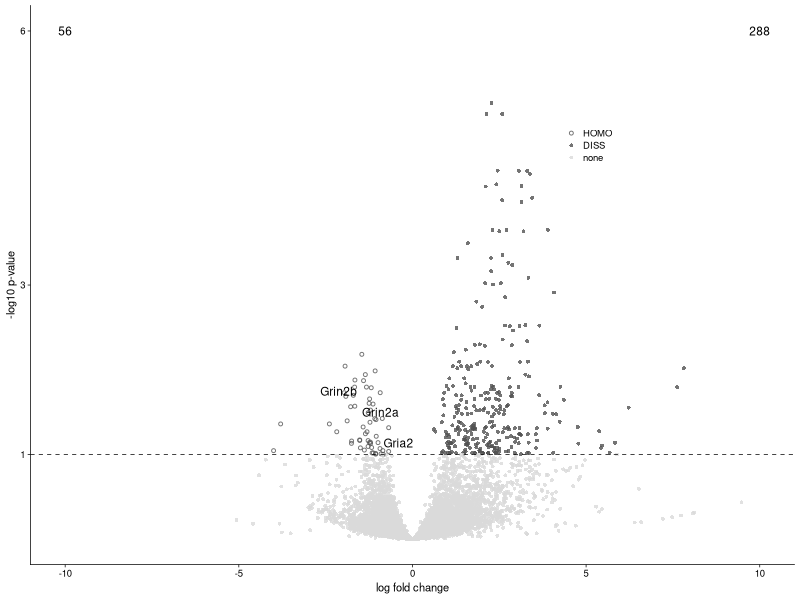
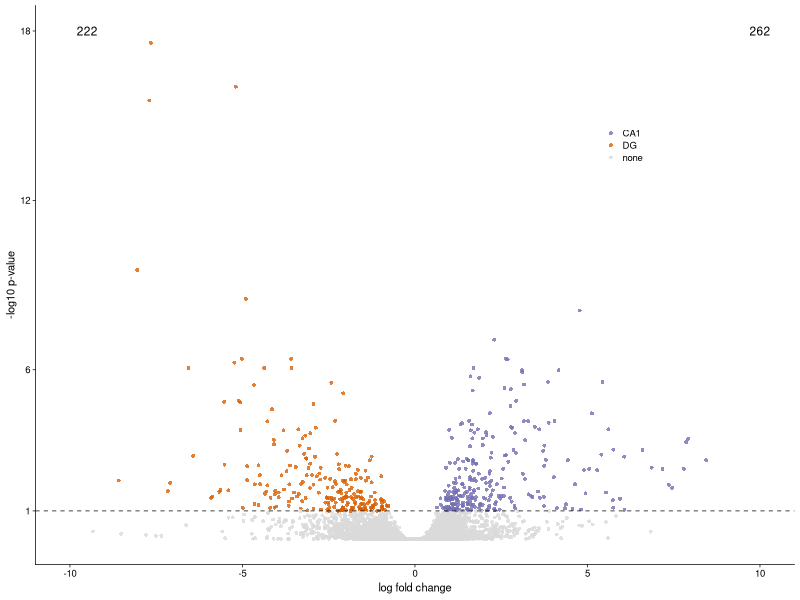
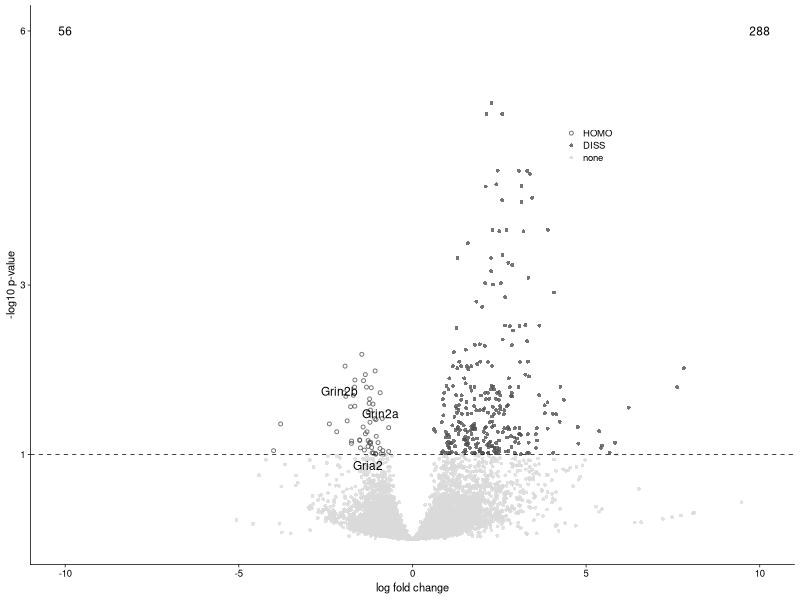
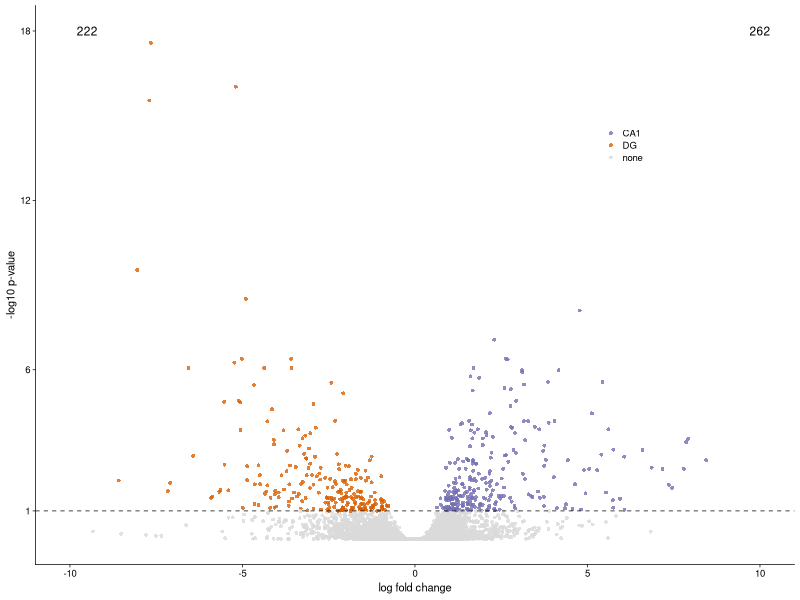

Generate these figures, in order, with R:
## ---- chunk 1
library(ggplot2)
library(cowplot)
library(dplyr)
library(ggrepel)
library(tidyverse)
#install.packages("ggrepel")
# set output file for figures 
knitr::opts_chunk$set(fig.path = '../figures/02_volcanoplots/')
## ---- chunk 2
# dissocation DEGes
dissociation <- read.csv("../results/01_dissociation_volcanoTreatment.csv", header = T, row.names = 1)

#set levels
dissociation$color <- factor(dissociation$color,
                             levels = c("HOMO", "DISS", "none"))

#set colors
dissociationcolor <-  c("HOMO" = "#525252", "DISS" = "#525252", "none" = "#d9d9d9")

# create list of candidate learning and memory genes
candidates <- dissociation %>%
  dplyr::filter(grepl('Ncs|Nsf|Gria|Grin|Grim|Dlg|Prkc|Camk2|Fmr1|Creb', gene)) %>%
  droplevels()
candidates <- candidates[,c(1)]
candidates

# subfield specific degs
subfield <- read.csv("../results/01_dissociation_volcanoCA1DG.csv", header = T, row.names = 1)

## ---- chunk 3
volcanoplot <- ggplot(dissociation, aes(x = lfc, y = pvalue)) + 
  geom_point(aes(color = factor(color), shape = factor(color)), 
             size = 1, alpha = 0.8, na.rm = T) + 
  theme_cowplot(font_size = 8, line_size = 0.25) +
    theme( legend.title = element_blank(),
        legend.position=c(.7,.75),
        panel.grid.minor=element_blank(),
        panel.grid.major=element_blank()) +
  scale_color_manual(values = dissociationcolor) +
  scale_x_continuous(name="log fold change",
                      limits = c(-10, 10)) +
  scale_y_continuous(name="-log10 p-value",
                     limits = c(0, 6),
                     breaks = c(1,3,6)) +
  geom_hline(yintercept = 1,  size = 0.25, linetype = 2 ) + 
  scale_shape_manual(values = c(1,16,16))  +
    
    geom_text_repel(data=filter(dissociation, gene %in% candidates & pvalue>1),
                    aes(label=gene), size = 3,
                    box.padding = unit(0.25, 'lines'),
                    point.padding = unit(0.5, 'lines'))  +
  
    annotate("text", label = "56", x = -10, y = 6, size = 3, color = "black") + 
    annotate("text", label = "288", x = 10, y = 6, size = 3, color = "black")
volcanoplot  

  
pdf(file = "../figures/02_volcanoplots/Treatment_volcano.pdf", width=2.5, height=2.25)
plot(volcanoplot)
dev.off()
## ---- chunk 4
volcanoplot2 <- ggplot(subfield, aes(x = lfc, y = pvalue)) + 
  geom_point(aes(color = factor(color), shape = factor(color)), 
             size = 1, alpha = 0.8, na.rm = T) + 
  theme_cowplot(font_size = 8, line_size = 0.25) +
  theme(legend.title=element_blank(),
        legend.position=c(.75,.75),
        panel.grid.minor=element_blank(),
        panel.grid.major=element_blank()) + 
  scale_color_manual(values = c("CA1" = "#7570b3",
                                "DG" = "#d95f02", 
                                "none" = "#d9d9d9")) +   
  scale_x_continuous(name="log fold change",
                     limits = c(-10, 10)) +
  scale_y_continuous(name="-log10 p-value",
                     limits = c(0, 18),
                     breaks = c(1,6,12,18)) +
  geom_hline(yintercept = 1,  size = 0.25, linetype = 2 ) + 
  scale_shape_manual(values = c(16,16,16)) +
  
      annotate("text", label = "222", x = -9.5, y = 18, size = 3, color = "black") + 
    annotate("text", label = "262", x = 10, y = 18, size = 3, color = "black")
volcanoplot2 

pdf(file = "../figures/02_volcanoplots/CA1DG_volcano.pdf", width=2.5, height=2.25)
plot(volcanoplot2)
dev.off()
